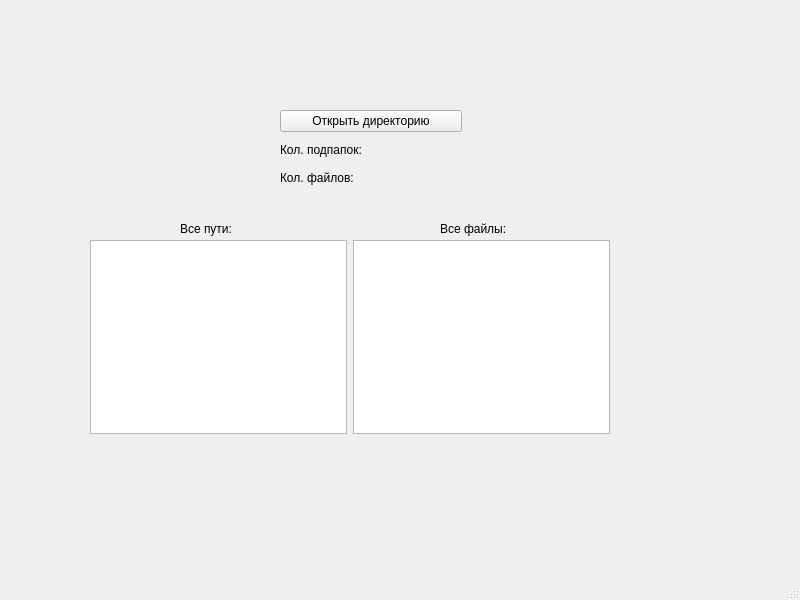
<?xml version="1.0" encoding="UTF-8"?>
<ui version="4.0">
 <class>MainWindow</class>
 <widget class="QMainWindow" name="MainWindow">
  <property name="geometry">
   <rect>
    <x>0</x>
    <y>0</y>
    <width>800</width>
    <height>600</height>
   </rect>
  </property>
  <property name="windowTitle">
   <string>MainWindow</string>
  </property>
  <widget class="QWidget" name="centralwidget">
   <widget class="QWidget" name="layoutWidget">
    <property name="geometry">
     <rect>
      <x>280</x>
      <y>110</y>
      <width>182</width>
      <height>79</height>
     </rect>
    </property>
    <layout class="QVBoxLayout" name="verticalLayout_2">
     <item>
      <widget class="QPushButton" name="pushButton">
       <property name="text">
        <string>Открыть директорию</string>
       </property>
      </widget>
     </item>
     <item>
      <layout class="QVBoxLayout" name="verticalLayout">
       <item>
        <layout class="QHBoxLayout" name="horizontalLayout">
         <item>
          <widget class="QLabel" name="label">
           <property name="text">
            <string>Кол. подпапок:</string>
           </property>
          </widget>
         </item>
         <item>
          <widget class="QLabel" name="label_4">
           <property name="text">
            <string/>
           </property>
          </widget>
         </item>
        </layout>
       </item>
       <item>
        <layout class="QHBoxLayout" name="horizontalLayout_2">
         <item>
          <widget class="QLabel" name="label_3">
           <property name="text">
            <string>Кол. файлов:</string>
           </property>
          </widget>
         </item>
         <item>
          <widget class="QLabel" name="label_2">
           <property name="text">
            <string/>
           </property>
          </widget>
         </item>
        </layout>
       </item>
      </layout>
     </item>
    </layout>
   </widget>
   <widget class="QLabel" name="label_5">
    <property name="geometry">
     <rect>
      <x>180</x>
      <y>220</y>
      <width>67</width>
      <height>17</height>
     </rect>
    </property>
    <property name="text">
     <string>Все пути:</string>
    </property>
   </widget>
   <widget class="QLabel" name="label_6">
    <property name="geometry">
     <rect>
      <x>440</x>
      <y>220</y>
      <width>81</width>
      <height>17</height>
     </rect>
    </property>
    <property name="text">
     <string>Все файлы:</string>
    </property>
   </widget>
   <widget class="QWidget" name="">
    <property name="geometry">
     <rect>
      <x>90</x>
      <y>240</y>
      <width>520</width>
      <height>194</height>
     </rect>
    </property>
    <layout class="QHBoxLayout" name="horizontalLayout_3">
     <item>
      <widget class="QTextBrowser" name="textBrowser"/>
     </item>
     <item>
      <widget class="QTextBrowser" name="textBrowser_2"/>
     </item>
    </layout>
   </widget>
  </widget>
  <widget class="QMenuBar" name="menubar">
   <property name="geometry">
    <rect>
     <x>0</x>
     <y>0</y>
     <width>800</width>
     <height>22</height>
    </rect>
   </property>
  </widget>
  <widget class="QStatusBar" name="statusbar"/>
 </widget>
 <resources/>
 <connections/>
</ui>
